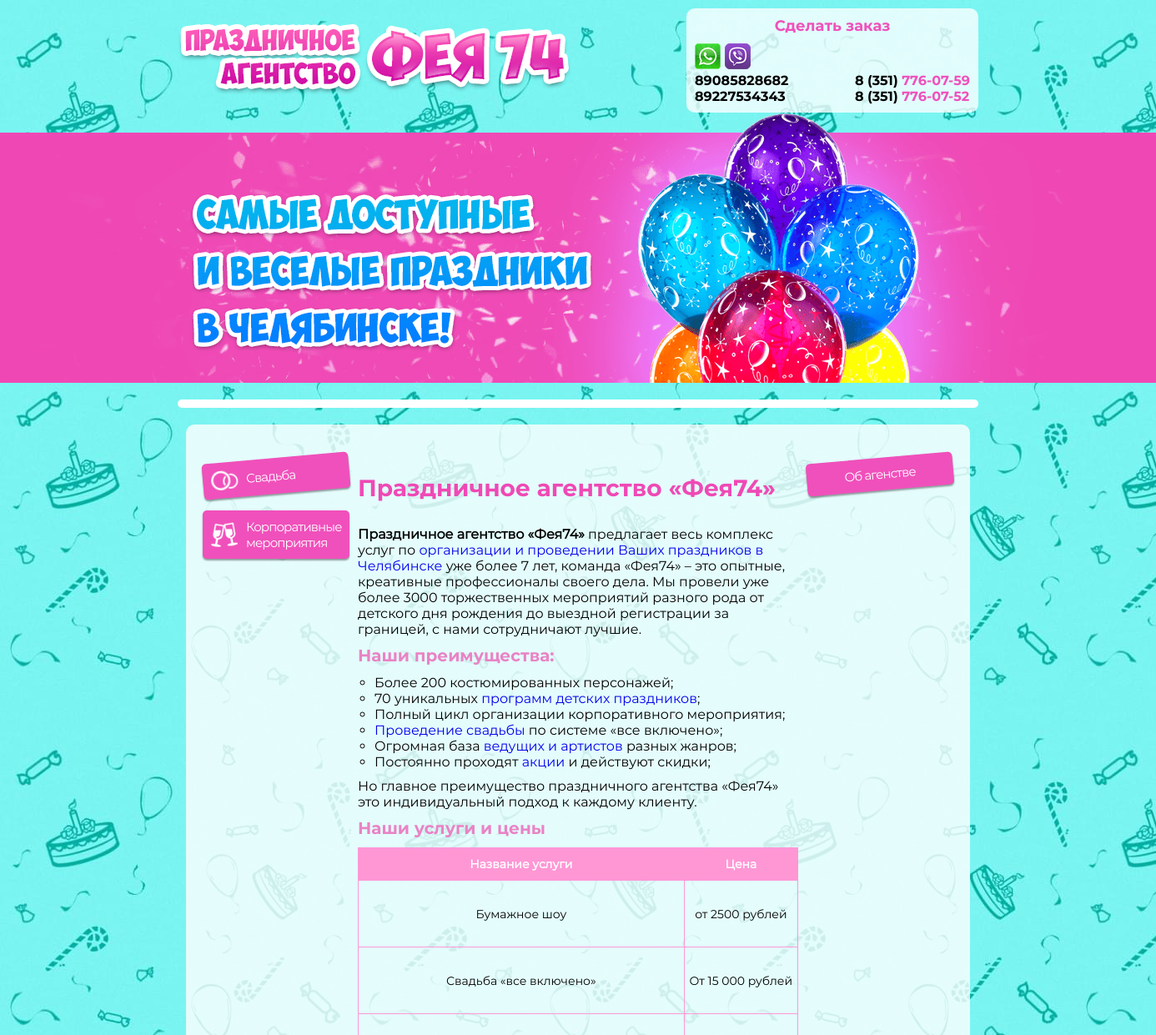
The app's page / (upper part), older data.
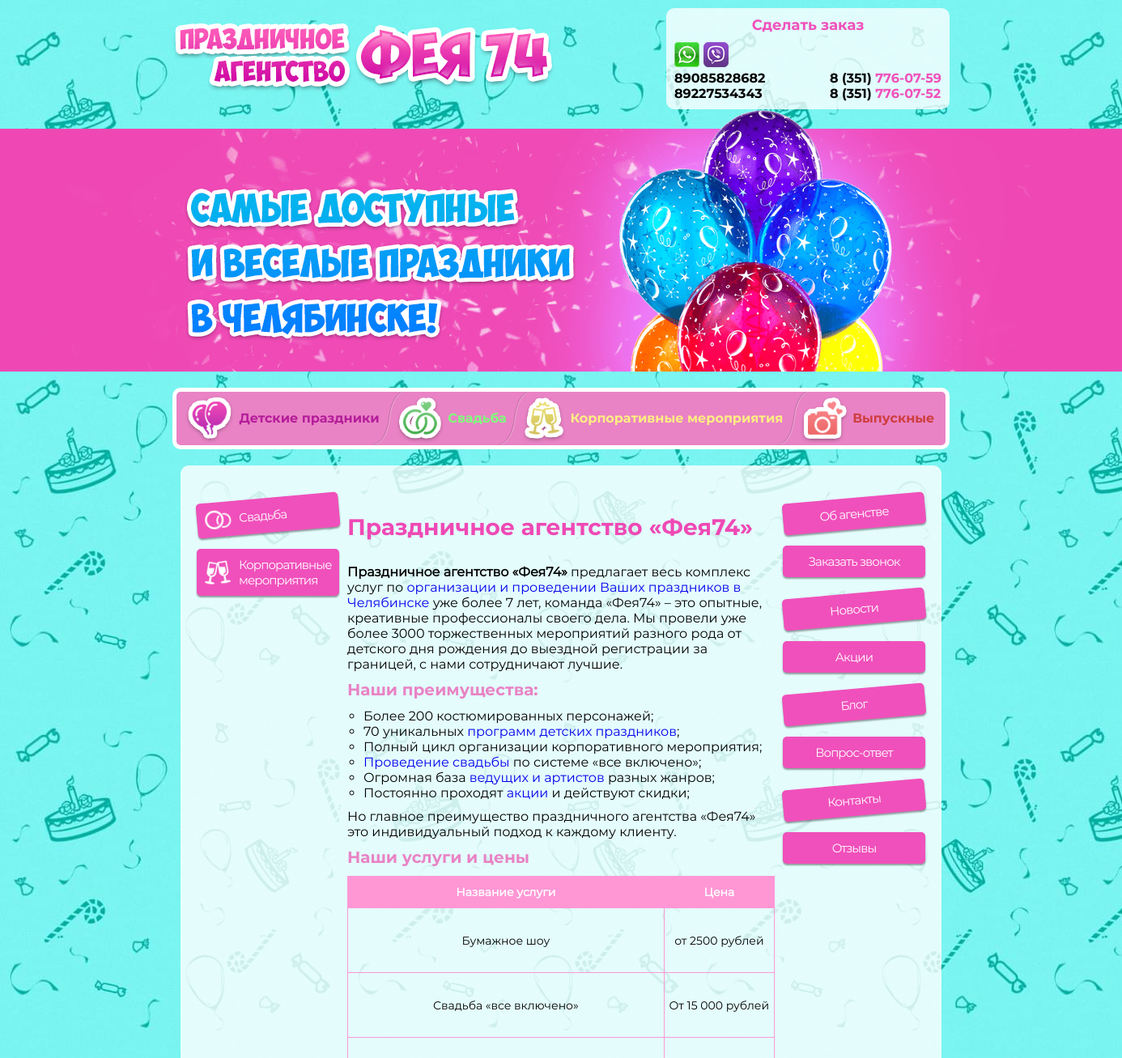
The same page, newer data.
### pages/models.py (models this page shows, shortened)
class LeftMenuItem(models.Model):
    icon = models.ImageField('Иконка',upload_to='menu_icons/', blank=False, null=True)
    event_url = models.ForeignKey(EventPage, on_delete=models.SET_NULL, blank=True, null=True,
                                   verbose_name='Ссылка на мероприятие')
    custom_url = models.CharField('Ссылка(без указания домена)', max_length=100, blank=True, null=True)
    is_active = models.BooleanField('Отображать ?', default=True)
    class Meta:
        verbose_name = "Пункт левого меню"
        verbose_name_plural = "Пункты левого меню"

class StaticPage(models.Model):
    name = models.CharField('Название страницы', max_length=255, blank=False, null=True)
    auto_slug = models.BooleanField('Создать ЧПУ ?', default=True)
    name_slug = models.CharField(max_length=255, blank=True, null=True)
    is_home_page = models.BooleanField('Главная страница ?', default=False)
    content = RichTextUploadingField('Основной контент', blank=True, null=True)
    class Meta:
        verbose_name = "Статическая страница"
        verbose_name_plural = "Статические страницы"

class RightMenuItem(models.Model):
    name = models.CharField('Название пункта (указывать если используется Ссылка(без указания домена))', max_length=255, blank=True, null=True)
    static_url = models.ForeignKey(StaticPage, on_delete=models.SET_NULL, blank=True, null=True,
                                   verbose_name='Ссылка на статическую страницу')
    custom_url = models.CharField('Ссылка(без указания домена)', max_length=100, blank=True, null=True)
    is_callback = models.BooleanField('Кнопка заказать звонок ?', default=False)
    is_active = models.BooleanField('Отображать ?', default=True)
    class Meta:
        verbose_name = "Пункт правого меню"
        verbose_name_plural = "Пункты правого меню"

class TopMenuItem(models.Model):
    banner_bg = models.ImageField('Картинка баннера',upload_to='banner/', blank=False, null=True)
    name = models.CharField('Название пункта', max_length=255, blank=False, null=True)
    event_url = models.ForeignKey(EventPage, on_delete=models.SET_NULL, blank=True, null=True,
                                   verbose_name='Ссылка на мероприятие')
    custom_url = models.CharField('Ссылка(без указания домена)', max_length=100, blank=True, null=True)
    is_active = models.BooleanField('Отображать ?', default=True)
    class Meta:
        verbose_name = "Пункт верхнего меню"
        verbose_name_plural = "Пункты верхнего меню"

### events_content/models.py (models this page shows, shortened)
class EventPage(models.Model):
    name = models.CharField('Название страницы', max_length=255, blank=False, null=True)
    auto_slug = models.BooleanField('Создать ЧПУ ?', default=True)
    name_slug = models.CharField(max_length=255, blank=True, null=True)
    content = RichTextUploadingField('Основной контент', blank=True, null=True)
    page_title = models.CharField('Название страницы SEO', max_length=255, blank=True, null=True)
    page_description = models.TextField('Описание страницы SEO', blank=True, null=True)
    page_keywords = models.TextField('Keywords SEO', blank=True, null=True)
    top_menu = models.ManyToManyField('pages.TopMenuItem',
                                 blank=True,
                                 verbose_name='Показывать в меню'
                                 ,related_name='event_items')
    class Meta:
        verbose_name = "Мероприятие"
        verbose_name_plural = "Мероприятия"

### pages/views.py (the view)
# urls.py: path('', views.index, name='index'),
def index(request):
    title = 'Праздничное агентство «Фея74» - организация и проведение праздников в Челябинске'
    description = 'Праздничное агентство «Фея74» предлагает весь комплекс услуг по организации и проведении Ваших праздников в Челябинске уже более 7 лет, команда «Фея74» – это опытные, креативные профессионалы своего дела.'
    keywords = 'праздничное агентство, организация праздников, проведение праздников, праздничное агентство в челябинске, проведение праздников в челябинске'
    page_content = StaticPage.objects.get(is_home_page=True).content
    news = News.objects.filter(show_at_index=True)
    is_index=True
    return render(request, 'pages/index.html', locals())

### pages/context_processors.py (called while the page is built)
def side_menus(request):
    leftMenu = LeftMenuItem.objects.filter(is_active=True)
    rightMenu = RightMenuItem.objects.filter(is_active=True)
    topMenu = TopMenuItem.objects.all()
    return locals()

### templates/pages/index.html (shortened to what this page needs)
{% extends 'basic.html' %}
{% load static %}
{% block content %}
    <main>
        <section class="main-content">
            <div class="container">
                <div class="main-content_wrapper">
                    <div class="main-content__inner">
                        {% include 'pages/left-menu.html' %}
                        <div class="main-content__center">
                            <div class="content">
                                {{ page_content | safe }}
                            </div>
                        </div>
                        {% include 'pages/right-menu.html' %}
                    </div>
                </div>
            </div>
        </section>
    </main>
{% endblock %}

### templates/basic.html (shortened to what this page needs)
{% load static %}
<!DOCTYPE html>
<html lang="ru">
<head>
    <link rel="stylesheet" href="{%  static 'css/main.css' %}">
</head>
<body>
<div id="app">
    {% include 'header.html' %}
    {% block content %}
    {% endblock %}
</div>
</body>
</html>

### templates/header.html (shortened to what this page needs)
{% load static %}
<header class="header">
  <div class="header__top">
    <div class="header__top-logo">
      <a href="/"><img src="{% static 'images/logo.png' %}" alt=""></a>
    </div>
    <div class="header__top-call">
      <p class="header__top-call-title">Сделать заказ</p>
      <div class="header__top-call-wrapper">
        <div class="header__top-call-messengers">
          <img src="{% static 'images/icon_watsapp.png' %}" alt="">
          <img src="{% static 'images/icon_viber.png' %}" alt="">
          <p class="header__top-call-messengers">89085828682</p>
          <p class="header__top-call-messengers">89227534343</p>
        </div>
        <div class="header__top-call-phones">
          <p class="header__top-call-phones-item ">8 (351) <span>776-07-59</span></p>
          <p class="header__top-call-phones-item">8 (351) <span>776-07-52</span></p>
        </div>
      </div>
    </div>
  </div>
  <div id="banner" class="header__banner" style="background: url({% static 'images/b1.png' %})"></div>
  <nav class="header__menu">
    <ul class="header__menu-wrapper">
        {% for topItem in topMenu %}
      <li class="header__menu-item"><a  onmouseover="changeBanner('{{ topItem.banner_bg.url }}','{{ topItem.id }}')" class="header__menu-link" href="{% url 'event_page' topItem.event_url.name_slug %}">{{ topItem.name }}</a>
      </li>
        {% endfor %}
    </ul>
  </nav>
</header>

### templates/pages/left-menu.html
<div class="main-content__sidemenu">
    <ul class="sidemenu">
        {% for item in leftMenu %}
            <li class="sidemenu__item">
                <a class="sidemenu__link"
                   href="{% url 'event_page' item.event_url.name_slug %}">
                    <img src="{{ item.icon.url }}" alt="">{{ item.event_url.name }}
                </a>
            </li>
        {% endfor %}
    </ul>
</div>

### templates/pages/right-menu.html
<div class="main-content__sidemenu">
    <ul class="sidemenu">
        {% for item in rightMenu %}
            <li class="sidemenu__item">
            {% if not item.is_callback %}
                {% if item.static_url %}
                    <a style="justify-content: center;" class="sidemenu__link"
                       href="{% url 'static_page' item.static_url.name_slug %}">
                        {{ item.static_url.name }}
                    </a>
                {% else %}
                     <a style="justify-content: center;" class="sidemenu__link"
                       href="{{ item.custom_url }}">
                        {{ item.name }}
                    </a>
                {% endif %}
            {% else %}
                 <a style="justify-content: center;" class="sidemenu__link"
                   href="">
                   Заказать звонок
                </a>
            {% endif %}
            </li>
        {% endfor %}
    </ul>
</div>

### templates/footer.html (shortened to what this page needs)
{% load static %}

### templates/basic.html (style rules this page uses)
body { overflow-x: hidden; }
.content a { //color: #00a6ff; //text-decoration: underline; }
.content h1 { font-family: 'Montserrat Bold',sans-serif; }
.content h2 { font-family: 'Montserrat Bold',sans-serif; color: #e983c5; font-size: 20px; line-height: 25px; margin: 5px 0 10px 0; }
.content ul { list-style-type: circle; padding: 0 0 0 20px; }
.content li { list-style-type: circle; }
.content p { margin: 10px 0; }
.sidemenu__link { font-size: 15px; letter-spacing: -0.9px; }

Row changes from the older to the newer data that the page shows:
added TopMenuItem: name "Детские праздники"
added TopMenuItem: name "Свадьба"
added TopMenuItem: name "Корпоративные мероприятия"
added TopMenuItem: name "Выпускные"
added RightMenuItem: is_callback "Заказать звонок"
added RightMenuItem: name "Новости"
added RightMenuItem: name "Акции"
added RightMenuItem: name "Блог"
added RightMenuItem: name "Вопрос-ответ"
added RightMenuItem: static_url.name "Контакты"
added RightMenuItem: name "Отзывы"
